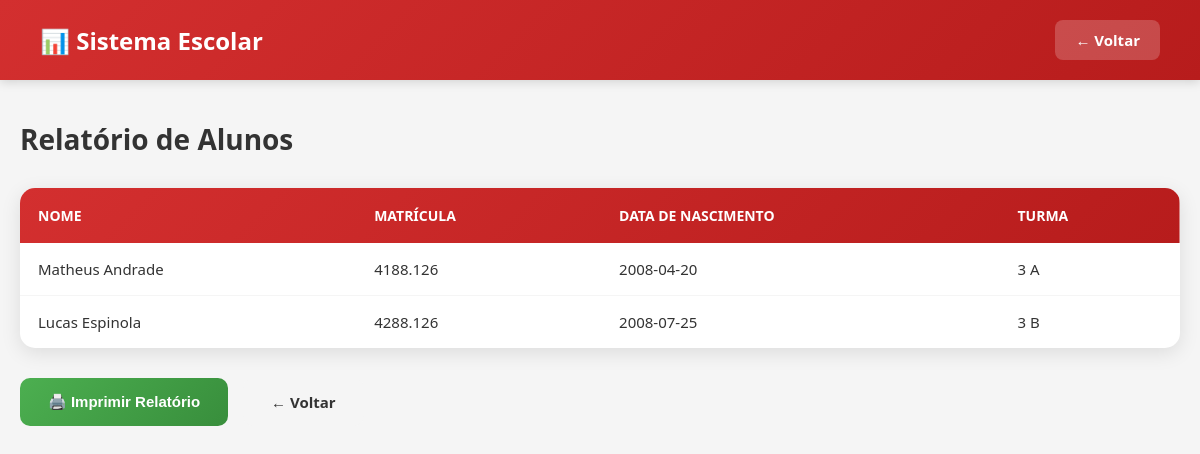
The page /relatorio_alunos (signed in) on the database its author committed.
### tables this page shows
CREATE TABLE alunos(
    id INTEGER PRIMARY KEY AUTOINCREMENT,
    nome TEXT NOT NULL,
    matricula TEXT UNIQUE NOT NULL,
    nascimento TEXT NOT NULL,
    turma TEXT
);

### app.py (the view)
@app.route("/relatorio_alunos")
def relatorio_alunos():
    if "usuario" not in session:
        return redirect("/")
    conn = sqlite3.connect("banco.db")
    cursor = conn.cursor()
    cursor.execute("""
    SELECT *
    FROM alunos
    """)
    alunos = cursor.fetchall()
    conn.close()
    return render_template(
        "relatorio_alunos.html",
        alunos=alunos
    )

### templates/relatorio_alunos.html (shortened to what this page needs)
<!DOCTYPE html>
<html lang="pt-br">
<head>
    <link rel="stylesheet" href="{{ url_for('static', filename='css/relatorio_alunos.css') }}">
</head>
<body>
    <header class="header">
        <h1>📊 Sistema Escolar</h1>
        <a href="/dashboard" class="btn-voltar">← Voltar</a>
    </header>
    <div class="container">
        <div class="page-header">
            <h2>Relatório de Alunos</h2>
        </div>
        <div class="table-container">
            <table class="data-table">
                <thead>
                    <tr>
                        <th>Nome</th>
                        <th>Matrícula</th>
                        <th>Data de Nascimento</th>
                        <th>Turma</th>
                    </tr>
                </thead>
                <tbody>
                    {% for aluno in alunos %}
                    <tr>
                        <td>{{ aluno[1] }}</td>
                        <td>{{ aluno[2] }}</td>
                        <td>{{ aluno[3] }}</td>
                        <td>{{ aluno[4] }}</td>
                    </tr>
                    {% endfor %}
                </tbody>
            </table>
        </div>
        <div class="button-group">
            <button onclick="window.print()" class="btn-imprimir">
                🖨️ Imprimir Relatório
            </button>
            <a href="/dashboard" class="btn-voltar">
                ← Voltar
            </a>
        </div>
    </div>
</body>
</html>

### static/css/relatorio_alunos.css (style rules this page uses)
* { margin: 0; padding: 0; box-sizing: border-box; }
:root { --vermelho: #d32f2f; --vermelho-escuro: #b71c1c; --vermelho-claro: #ff5252; --verde: #4caf50; --cinza-escuro: #333333; --cinza-medio: #666666; --cinza-claro: #f5f5f5; --branco: #ffffff; --sombra: rgba(0, 0, 0, 0.1); --sombra-forte: rgba(0, 0, 0, 0.15); }
body { font-family: 'Segoe UI', Tahoma, Geneva, Verdana, sans-serif; background-color: var(--cinza-claro); min-height: 100vh; }
.header { background: linear-gradient(135deg, var(--vermelho) 0%, var(--vermelho-escuro) 100%); color: var(--branco); padding: 20px 40px; display: flex; justify-content: space-between; align-items: center; box-shadow: 0 2px 10px var(--sombra-forte); }
.header h1 { font-size: 24px; font-weight: 600; }
.header .btn-voltar { background: rgba(255, 255, 255, 0.2); color: var(--branco); padding: 10px 20px; border-radius: 8px; text-decoration: none; font-weight: 600; transition: all 0.3s ease; }
.container { max-width: 1200px; margin: 0 auto; padding: 40px 20px; }
.page-header { margin-bottom: 30px; }
.page-header h2 { color: var(--cinza-escuro); font-size: 28px; font-weight: 600; }
.table-container { background: var(--branco); border-radius: 15px; box-shadow: 0 5px 20px var(--sombra); overflow: hidden; margin-bottom: 30px; }
.data-table { width: 100%; border-collapse: collapse; }
.data-table thead { background: linear-gradient(135deg, var(--vermelho) 0%, var(--vermelho-escuro) 100%); }
.data-table th { color: var(--branco); padding: 18px; text-align: left; font-size: 14px; font-weight: 600; text-transform: uppercase; }
.data-table td { padding: 16px 18px; color: var(--cinza-escuro); font-size: 15px; border-bottom: 1px solid var(--cinza-claro); }
.data-table tbody tr { transition: all 0.3s ease; }
.data-table tbody tr:last-child td { border-bottom: none; }
.button-group { display: flex; gap: 15px; flex-wrap: wrap; }
.btn-imprimir { padding: 14px 28px; background: linear-gradient(135deg, var(--verde) 0%, #388e3c 100%); color: var(--branco); border: none; border-radius: 10px; font-size: 15px; font-weight: 600; cursor: pointer; transition: all 0.3s ease; display: inline-flex; align-items: center; gap: 10px; }
.btn-voltar { padding: 14px 28px; background: var(--cinza-claro); color: var(--cinza-escuro); border-radius: 10px; text-decoration: none; font-weight: 600; font-size: 15px; transition: all 0.3s ease; display: inline-flex; align-items: center; gap: 8px; }

### rows shown on the page
alunos: nome "Matheus Andrade", matricula "4188.126", nascimento "2008-04-20", turma "3 A"
alunos: nome "Lucas Espinola", matricula "4288.126", nascimento "2008-07-25", turma "3 B"
